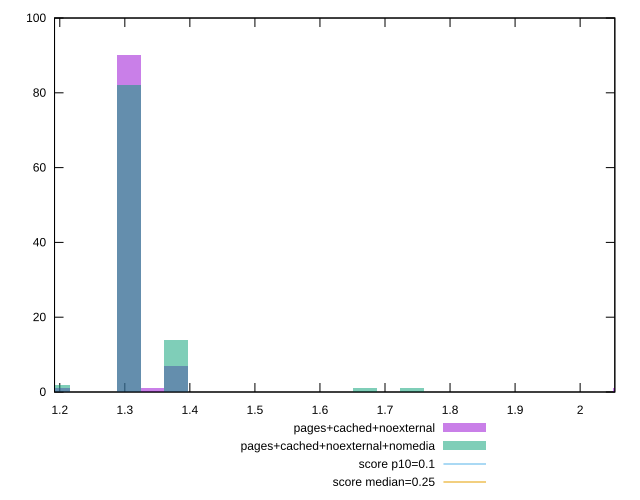

Here is the gnuplot script that generated this plot:
reset

$pagesCachedNoexternal <<EOF
1.306086292687103 90
2.0679699634212465 1
1.378646642280831 7
1.342366467483967 1
1.1972457682965112 1
EOF

$pagesCachedNoexternalNomedia <<EOF
1.306086292687103 82
1.7414483902494708 1
1.378646642280831 14
1.1972457682965112 2
1.668888040655743 1
EOF

set key outside below
set boxwidth 0.036280174796863976
set xrange [1.1919325171576605:2.0533377278645832]
set yrange [0:100]
set trange [0:100]
set style fill transparent solid 0.5 noborder

set parametric
set terminal svg size 640, 500 enhanced background rgb 'white'
set output "reprap/cumulative-layout-shift/comparison/histogram/2_vs_3.svg"

plot $pagesCachedNoexternal title "pages+cached+noexternal" with boxes, \
     $pagesCachedNoexternalNomedia title "pages+cached+noexternal+nomedia" with boxes, \
     0.1,t title "score p10=0.1", \
     0.25,t title "score median=0.25"

reset
